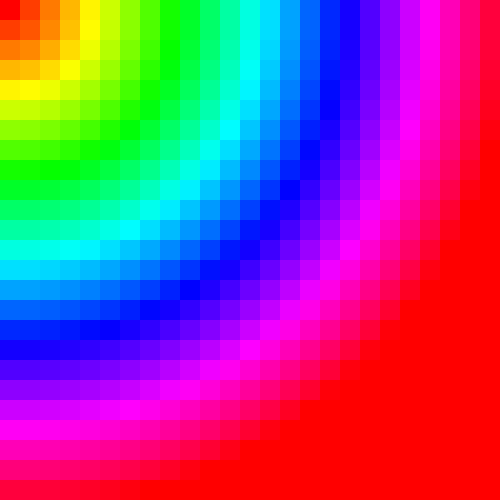
Frame 1 (no input)
Frame 60 (the mouse pressed at the canvas centre just before this capture): identical to frame 1, image omitted
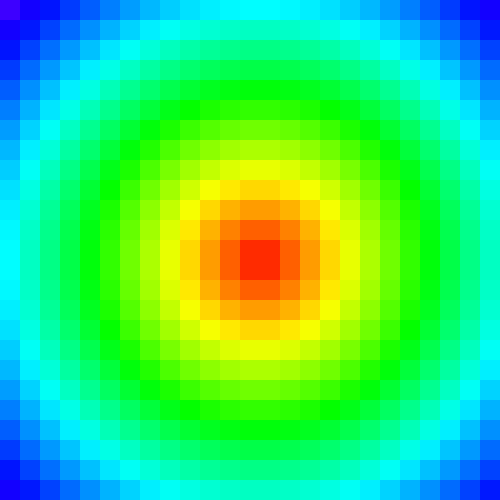
Frame 120 (the mouse held since frame 60 and released just before this capture)

The Processing sketch that drew these frames (run headless with seeded random() and noise(); from frame 60 on, the mouse is pressed at the canvas centre):

// Processing sketch: pena_ForFunctionPractice
// ── pena_ForFunctionPractice.pde
int rectWidth;
void setup () {
  size(500, 500);
  background(255);
  colorMode(HSB, width, 100, 100);
  rectWidth = 20;
}

void draw () {
  for (int i=0; i < width; i+=rectWidth)
  {
  for(int j=0; j< height; j+=rectWidth){
    noStroke();
    fill(dist(mouseX, mouseY, i, j), 100, 100);
    rect(i, j, rectWidth, height);
  }
    
}
}

void keyPressed (){
  if(key=='a'){
    rectWidth++;
  }
  if(key=='s'){
    rectWidth--;
  }
}
